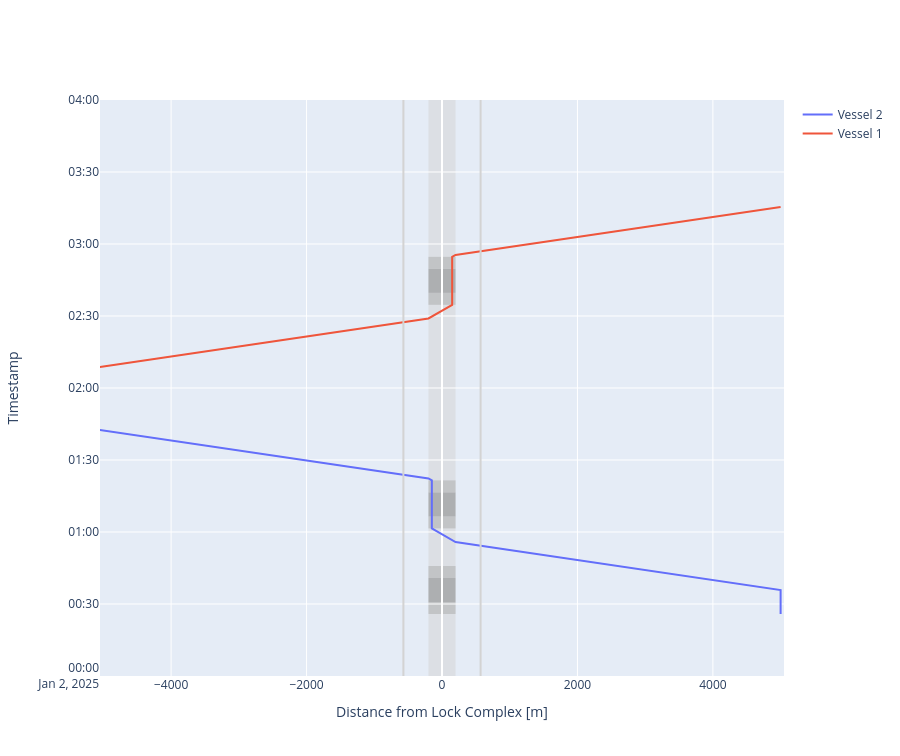

Notebook source saved alongside this figure:
### Code cell
# We can plot the time-distance diagram
fig = lock_complex_II.lock_chambers['Lock chamber II'].plot(xlimmin = -5050, 
                                                            xlimmax = 5050,
                                                            ylimmin = pd.Timestamp('2025-01-02 00:00:00'),
                                                            ylimmax = pd.Timestamp('2025-01-02 04:00:00'),
                                                            method='Plotly',
                                                            boundary_nodes = ['0','+1'])

fig.update_layout(height=cm_to_pixels(20))

### Figure 1 — Plotly figure (JSON) as saved in the notebook; plotly's stock layout.template omitted (floating-point values rounded to 4 significant figures)
{"data": [{"mode": "lines", "name": "Vessel 2", "type": "scatter", "x": [5000.0, 5000.0, 5000.0, 5000.0, 200.0, 200.0, -150.0, -150.0, -150.0, -150.0, -150.0, -150.0, -150.0, -150.0, -200.0, -200.0, -5000.0, -5000.0, -5000.0, -15000.0, -15000.0, -15000.0, -15000.0, -15000.0, -15000.0, -15000.0, -15000.0, -15000.0, -15000.0, -15000.0, -15000.0, -15000.0, -15000.0, -15000.0], "xaxis": "x", "y": ["2025-01-02T00:25:50", "2025-01-02T00:25:50", "2025-01-02T00:35:50", "2025-01-02T00:35:50", "2025-01-02T00:55:50", "2025-01-02T00:55:50", "2025-01-02T01:01:30.172786", "2025-01-02T01:01:30.172786", "2025-01-02T01:06:30.172786", "2025-01-02T01:06:30.172786", "2025-01-02T01:16:30.172786", "2025-01-02T01:16:30.172786", "2025-01-02T01:21:30.172786", "2025-01-02T01:21:30.172786", "2025-01-02T01:22:18.768899", "2025-01-02T01:22:18.768899", "2025-01-02T01:42:18.768899", "2025-01-02T01:42:18.768899", "2025-01-02T01:42:18.768899", "2025-01-02T02:23:58.768899", "2025-01-02T02:23:58.768899", "2025-01-02T02:43:58.768899", "2025-01-02T02:43:58.768899", "2025-01-02T02:49:38.941685", "2025-01-02T02:49:38.941685", "2025-01-02T02:54:38.941685", "2025-01-02T02:54:38.941685", "2025-01-02T03:04:38.941685", "2025-01-02T03:04:38.941685", "2025-01-02T03:09:38.941685", "2025-01-02T03:09:38.941685", "2025-01-02T03:10:27.537797", "2025-01-02T03:10:27.537797", "2025-01-02T03:30:27.537797"], "yaxis": "y"}, {"mode": "lines", "name": "Vessel 1", "type": "scatter", "x": [-15000.0, -15000.0, -15000.0, -15000.0, -15000.0, -15000.0, -15000.0, -15000.0, -15000.0, -15000.0, -15000.0, -15000.0, -15000.0, -15000.0, -15000.0, -5000.0, -5000.0, -5000.0, -200.0, -200.0, 150.0, 150.0, 150.0, 150.0, 150.0, 150.0, 150.0, 150.0, 200.0, 200.0, 5000.0, 5000.0], "xaxis": "x", "y": ["2025-01-02T00:20:50", "2025-01-02T00:40:50", "2025-01-02T00:40:50", "2025-01-02T00:46:30.172786", "2025-01-02T00:46:30.172786", "2025-01-02T00:51:30.172786", "2025-01-02T00:51:30.172786", "2025-01-02T01:01:30.172786", "2025-01-02T01:01:30.172786", "2025-01-02T01:06:30.172786", "2025-01-02T01:06:30.172786", "2025-01-02T01:07:18.768899", "2025-01-02T01:07:18.768899", "2025-01-02T01:27:18.768899", "2025-01-02T01:27:18.768899", "2025-01-02T02:08:58.768899", "2025-01-02T02:08:58.768899", "2025-01-02T02:08:58.768899", "2025-01-02T02:28:58.768899", "2025-01-02T02:28:58.768899", "2025-01-02T02:34:38.941685", "2025-01-02T02:34:38.941685", "2025-01-02T02:39:38.941685", "2025-01-02T02:39:38.941685", "2025-01-02T02:49:38.941685", "2025-01-02T02:49:38.941685", "2025-01-02T02:54:38.941685", "2025-01-02T02:54:38.941685", "2025-01-02T02:55:27.537797", "2025-01-02T02:55:27.537797", "2025-01-02T03:15:27.537797", "2025-01-02T03:15:27.537797"], "yaxis": "y"}], "layout": {"height": 756, "shapes": [{"fillcolor": "lightgrey", "layer": "below", "line": {"width": 0}, "name": "Lock Geometry", "opacity": 0.5, "type": "rect", "x0": -200, "x1": 200, "y0": "2025-01-02T00:00:00", "y1": "2025-01-02T04:00:00"}, {"fillcolor": "darkgrey", "layer": "below", "line": {"width": 0}, "name": "Lock gate closing", "opacity": 0.5, "type": "rect", "x0": -200, "x1": 200, "xref": "x", "y0": "2025-01-02T00:25:50", "y1": "2025-01-02T00:30:50", "yref": "y"}, {"fillcolor": "grey", "layer": "below", "line": {"width": 0}, "name": "Lock levelling", "opacity": 0.5, "type": "rect", "x0": -200, "x1": 200, "xref": "x", "y0": "2025-01-02T00:30:50", "y1": "2025-01-02T00:40:50", "yref": "y"}, {"fillcolor": "darkgrey", "layer": "below", "line": {"width": 0}, "name": "Lock gate opening", "opacity": 0.5, "type": "rect", "x0": -200, "x1": 200, "xref": "x", "y0": "2025-01-02T00:40:50", "y1": "2025-01-02T00:45:50", "yref": "y"}, {"fillcolor": "darkgrey", "layer": "below", "line": {"width": 0}, "name": "Lock gate closing", "opacity": 0.5, "type": "rect", "x0": -200, "x1": 200, "xref": "x", "y0": "2025-01-02T01:01:30.172786", "y1": "2025-01-02T01:06:30.172786", "yref": "y"}, {"fillcolor": "grey", "layer": "below", "line": {"width": 0}, "name": "Lock levelling", "opacity": 0.5, "type": "rect", "x0": -200, "x1": 200, "xref": "x", "y0": "2025-01-02T01:06:30.172786", "y1": "2025-01-02T01:16:30.172786", "yref": "y"}, {"fillcolor": "darkgrey", "layer": "below", "line": {"width": 0}, "name": "Lock gate opening", "opacity": 0.5, "type": "rect", "x0": -200, "x1": 200, "xref": "x", "y0": "2025-01-02T01:16:30.172786", "y1": "2025-01-02T01:21:30.172786", "yref": "y"}, {"fillcolor": "darkgrey", "layer": "below", "line": {"width": 0}, "name": "Lock gate closing", "opacity": 0.5, "type": "rect", "x0": -200, "x1": 200, "xref": "x", "y0": "2025-01-02T02:34:38.941685", "y1": "2025-01-02T02:39:38.941685", "yref": "y"}, {"fillcolor": "grey", "layer": "below", "line": {"width": 0}, "name": "Lock levelling", "opacity": 0.5, "type": "rect", "x0": -200, "x1": 200, "xref": "x", "y0": "2025-01-02T02:39:38.941685", "y1": "2025-01-02T02:49:38.941685", "yref": "y"}, {"fillcolor": "darkgrey", "layer": "below", "line": {"width": 0}, "name": "Lock gate opening", "opacity": 0.5, "type": "rect", "x0": -200, "x1": 200, "xref": "x", "y0": "2025-01-02T02:49:38.941685", "y1": "2025-01-02T02:54:38.941685", "yref": "y"}, {"line": {"color": "lightgrey"}, "type": "line", "x0": -570, "x1": -570, "xref": "x", "y0": 0, "y1": 1, "yref": "y domain"}, {"line": {"color": "lightgrey"}, "type": "line", "x0": 570, "x1": 570, "xref": "x", "y0": 0, "y1": 1, "yref": "y domain"}], "showlegend": true, "xaxis": {"anchor": "y", "domain": [0, 1], "range": [-5050, 5050], "title": {"text": "Distance from Lock Complex [m]"}}, "yaxis": {"anchor": "x", "domain": [0, 1], "range": ["2025-01-02T00:00:00", "2025-01-02T04:00:00"], "title": {"text": "Timestamp"}}}}
